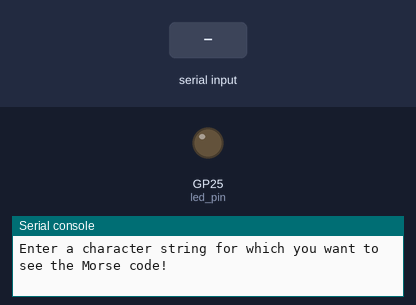
This program was run on a simulated Raspberry Pi Pico running MicroPython. Shown: output pins drawn as LEDs (lit = HIGH), the last lines printed to the serial console. The inputs (shaded band) are chosen by the test bench.

Above: at 1.2 s.
1.3 s: "1" typed at the serial console, then Enter
At 2.8 s:
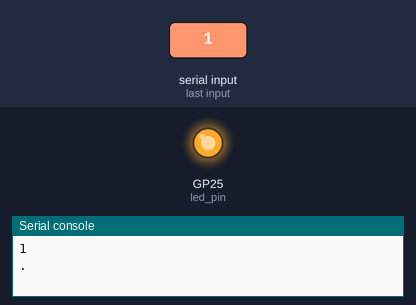
Timing chart, 0 to 8.9 s (numbered marks = the images above; inputs shaded):
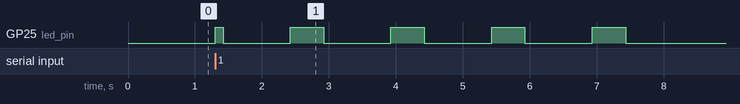

Measured:
- after the input at 1.3 s, GP25 (led_pin): LOW → HIGH at once, then repeats every 1.5 s: LOW 1.0 s, HIGH 0.50 s, until it stays LOW from 7.4 s

The program:

morse.py
```python
import machine
import utime

#Built on Raspberry PI pico WH
#So this code asks the user for a string, and in return you get the built-in led flashing in a morse code way.
#2023. nov. 18.

led_pin = machine.Pin("LED", machine.Pin.OUT)

#point '.' for short signal
#minus '-' for long signal
dictionary = {
    'A': '.-',
    'B': '-...',
    'C': '-.-.',
    'D': '-..',
    'E': '.',
    'F': '..-.',
    'G': '--.',
    'H': '....',
    'I': '..',
    'J': '.---',
    'K': '-.-',
    'L': '.-..',
    'M': '--',
    'N': '-.',
    'O': '---',
    'P': '.--.',
    'Q': '--.-',
    'R': '.-.',
    'S': '...',
    'T': '-',
    'U': '..-',
    'V': '...-',
    'W': '.--',
    'X': '-..-',
    'Y': '-.--',
    'Z': '--..',
    '0': '-----',
    '1': '.----',
    '2': '..---',
    '3': '...--',
    '4': '....-',
    '5': '.....',
    '6': '-....',
    '7': '--...',
    '8': '---..',
    '9': '----.',
    ' ': '.......'
}

while (True):

    print("Enter a character string for which you want to see the Morse code!")

    text = input().upper()


    for ch in text:
        val = dictionary[ch]
        for _ in val:
            if (_ == '.'):
                led_pin.on()
                utime.sleep(0.125)
                led_pin.off()
                print('.')
            else:
                led_pin.on()
                utime.sleep(0.5)
                led_pin.off()
                print('-')
            utime.sleep(1.0) #delay between each short and long sign
```
